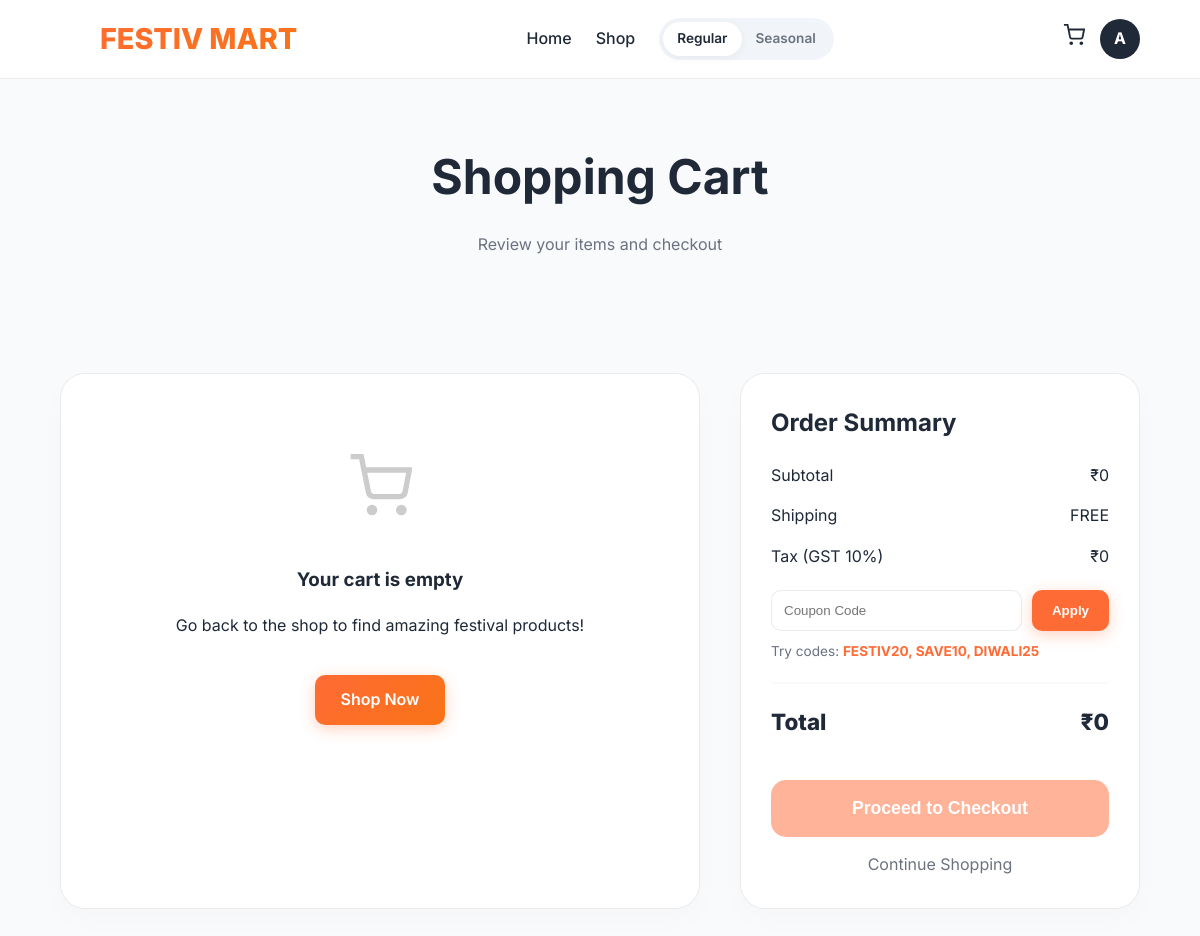
The page /cart/ (signed in) on the database its author committed.
### FestivMartApp/models.py (models this page shows, shortened)
class Cart(models.Model):
    user = models.OneToOneField('auth.User', on_delete=models.CASCADE, related_name='cart', null=True, blank=True)
    session_key = models.CharField(max_length=100, null=True, blank=True)  # For anonymous users
    created_at = models.DateTimeField(auto_now_add=True)
    updated_at = models.DateTimeField(auto_now=True)
    coupon_code = models.CharField(max_length=50, blank=True, null=True)
    discount_percent = models.PositiveIntegerField(default=0)
    @property
    def subtotal(self):
        total = sum(item.line_total for item in self.items.all())
        return total if total else Decimal('0')
    @property
    def discount_amount(self):
        if self.discount_percent > 0:
            return self.subtotal * Decimal(self.discount_percent) / Decimal('100')
        return Decimal('0')
    @property
    def tax_amount(self):
        return (self.subtotal - self.discount_amount) * Decimal('0.10')
    @property
    def shipping_cost(self):
        subtotal = self.subtotal
        if subtotal >= Decimal('1000') or subtotal == Decimal('0'):
            return Decimal('0')
        return Decimal('99')  # Flat shipping rate
    @property
    def total(self):
        return self.subtotal - self.discount_amount + self.tax_amount + self.shipping_cost

### FestivMartApp/views.py (the view)
# urls.py: path('cart/', views.cart, name='cart'),
def cart(request):
    cart_obj = get_or_create_cart(request)
    cart_items = cart_obj.items.select_related('product').all()
    context = {
        'cart': cart_obj,
        'cart_items': cart_items,
    }
    return render(request, 'FestivMartApp/cart.html', context)

### FestivMartApp/views.py (called while the page is built)
def get_or_create_cart(request):
    if request.user.is_authenticated:
        cart, created = Cart.objects.get_or_create(user=request.user)
    else:
        if not request.session.session_key:
            request.session.create()
        session_key = request.session.session_key
        cart, created = Cart.objects.get_or_create(session_key=session_key, user=None)
    return cart

### FestivMartApp/templates/FestivMartApp/cart.html (shortened to what this page needs)
{% load static %}
<!DOCTYPE html>
<html lang="en">
<head>
    <link href="{% static 'css/style.css' %}" rel="stylesheet">
</head>
<body>
    <nav class="navbar">
        <a href="{% url 'home' %}" class="logo">
            <svg width="24" height="24" viewBox="0 0 24 24" fill="currentColor">
                <path d="M12 2L4 7v10l8 5 8-5V7l-8-5z" />
            </svg>
            FESTIV MART
        </a>
        <ul class="nav-menu">
            <li><a href="{% url 'home' %}" class="nav-link">Home</a></li>
            <li><a href="{% url 'shop' %}" class="nav-link">Shop</a></li>
            <li class="mode-switch">
                <a href="{% url 'home' %}" class="active">Regular</a>
                <a href="{% url 'seasonal' %}">Seasonal</a>
            </li>
        </ul>
        <div class="nav-actions" style="display: flex; align-items: center; gap: 15px;">
            {% if user.is_authenticated %}
            <a href="{% url 'cart' %}" style="text-decoration: none; color: inherit; position: relative;">
                <svg width="22" height="22" viewBox="0 0 24 24" fill="none" stroke="currentColor" stroke-width="2">
                    <circle cx="9" cy="21" r="1" />
                    <circle cx="20" cy="21" r="1" />
                    <path d="M1 1h4l2.68 13.39a2 2 0 002 1.61h9.72a2 2 0 002-1.61L23 6H6" />
                </svg>
            </a>
            <a href="{% url 'dashboard' %}" class="user-profile">
                <div class="avatar">{{ user.username|first|upper }}</div>
            </a>
            {% else %}
            <a href="{% url 'login' %}" class="btn-outline" style="padding: 6px 12px; font-size: 0.85rem;">Sign In</a>
            {% endif %}
        </div>
    </nav>
    <header style="text-align: center; padding: 60px 0;">
        <h1 style="font-size: 3rem; margin: 0;">Shopping Cart</h1>
        <p style="color: var(--text-muted);">Review your items and checkout</p>
    </header>
    <div class="cart-container">
        <div class="cart-card" id="cart-items-container">
            {% if cart_items %}
            <h2 style="margin-top: 0; margin-bottom: 30px;">
                Cart Items ({{ cart.item_count }} item{{ cart.item_count|pluralize }})
            </h2>
            {% for item in cart_items %}
            <div class="cart-item" data-item-id="{{ item.id }}">
                <div class="item-img" style="background-image: url('{{ item.product.get_image_url }}')"></div>
                <div class="item-info">
                    <h3>{{ item.product.name }}</h3>
                    <p>{{ item.product.category.name|default:"Festive" }}</p>
                    {% if item.product.discount_percent > 0 %}
                    <p style="color: var(--success); font-size: 0.8rem;">{{ item.product.discount_percent }}% OFF</p>
                    {% endif %}
                    <p style="color: var(--primary-orange); font-weight: 700; margin-top: 5px;">
                        ₹{{ item.unit_price|floatformat:0 }}
                    </p>
                </div>
                <div style="display: flex; flex-direction: column; align-items: flex-end; gap: 10px;">
                    <div class="qty-controls">
                        <button class="qty-btn"
                            onclick="updateQuantity({{ item.id }}, {{ item.quantity }} - 1)">-</button>
                        <span style="font-weight: 700;">{{ item.quantity }}</span>
                        <button class="qty-btn"
                            onclick="updateQuantity({{ item.id }}, {{ item.quantity }} + 1)">+</button>
                    </div>
                    <span style="font-weight: 700; font-size: 1.1rem;">₹{{ item.line_total|floatformat:0 }}</span>
                    <button onclick="removeItem({{ item.id }})"
                        style="background: none; border: none; color: #ef4444; font-size: 0.8rem; cursor: pointer;">Remove</button>
                </div>
            </div>
            {% endfor %}
            {% else %}
            <div style="text-align: center; padding: 50px;">
                <svg width="64" height="64" viewBox="0 0 24 24" fill="none" stroke="#ccc" stroke-width="2"
                    style="margin-bottom: 20px;">
                    <circle cx="9" cy="21" r="1" />
                    <circle cx="20" cy="21" r="1" />
                    <path d="M1 1h4l2.68 13.39a2 2 0 0 0 2 1.61h9.72a2 2 0 0 0 2-1.61L23 6H6" />
                </svg>
                <h3>Your cart is empty</h3>
                <p>Go back to the shop to find amazing festival products!</p>
                <a href="{% url 'shop' %}" class="btn-primary"
                    style="display: inline-block; margin-top: 20px; text-decoration: none; padding: 12px 25px; border-radius: 10px;">Shop
                    Now</a>
            </div>
            {% endif %}
        </div>
        <div class="cart-card">
            <h2 style="margin-top: 0;">Order Summary</h2>
            <div class="summary-row">
                <span>Subtotal</span>
                <span id="subtotal">₹{{ cart.subtotal|floatformat:0 }}</span>
            </div>
            <div class="summary-row">
                <span>Shipping</span>
                <span id="shipping">
                    {% if cart.shipping_cost == 0 %}FREE{% else %}₹{{ cart.shipping_cost|floatformat:0 }}{% endif %}
                </span>
            </div>
            <div class="summary-row">
                <span>Tax (GST 10%)</span>
                <span id="tax">₹{{ cart.tax_amount|floatformat:0 }}</span>
            </div>
            <div class="coupon-box">
                <input type="text" id="coupon-code" class="coupon-input" placeholder="Coupon Code"
                    value="{{ cart.coupon_code|default:'' }}">
                <button class="btn-primary" onclick="applyCoupon()"
                    style="padding: 12px 20px; border-radius: 10px; border: none; background: var(--primary-orange); color: white; font-weight: 600; cursor: pointer;">Apply</button>
            </div>
            <p id="offer-msg" style="font-size: 0.85rem; color: var(--text-muted); margin-top: 10px;">Try codes: <strong
                    style="color: var(--primary-orange);">FESTIV20, SAVE10, DIWALI25</strong></p>
            <div class="summary-row total">
                <span>Total</span>
                <span id="total">₹{{ cart.total|floatformat:0 }}</span>
            </div>
            {% if cart_items %}
            <a href="{% url 'checkout' %}" class="btn-checkout"
                style="display: block; text-align: center; text-decoration: none;">Proceed to Checkout</a>
            {% else %}
            <button class="btn-checkout" disabled style="opacity: 0.5; cursor: not-allowed;">Proceed to
                Checkout</button>
            {% endif %}
            <a href="{% url 'shop' %}"
                style="display: block; text-align: center; margin-top: 15px; color: var(--text-muted); text-decoration: none;">Continue
                Shopping</a>
        </div>
    </div>
</body>
</html>

### FestivMartApp/static/css/style.css (style rules this page uses)
:root { --primary-orange: #FF6B35; --primary-purple: #7C3AED; --primary-teal: #14B8A6; --bg-dark: #0F172A; --bg-light: #F8FAFC; --text-main: #1E293B; --text-white: #ffffff; --text-muted: #64748B; --glass-bg: rgba(255, 255, 255, 0.7); --glass-border: rgba(255, 255, 255, 0.5); --glass-shadow: 0 8px 32px 0 rgba(31, 38, 135, 0.1); --gradient-orange: linear-gradient(135deg, #FF6B35 0%, #F97316 100%); --gradient-seasonal: linear-gradient(135deg, #7C3AED 0%, #2DD4BF 100%); }
body { margin: 0; padding: 0; box-sizing: border-box; font-family: 'Outfit', sans-serif; color: var(--text-main); background-color: var(--bg-light); overflow-x: hidden; line-height: 1.6; }
a { text-decoration: none; color: inherit; transition: all 0.3s ease; }
ul { list-style: none; padding: 0; margin: 0; }
.navbar { position: sticky; top: 0; z-index: 1000; padding: 1rem 5%; display: flex; justify-content: space-between; align-items: center; background: rgba(255, 255, 255, 0.85); backdrop-filter: blur(10px); border-bottom: 1px solid rgba(0, 0, 0, 0.05); }
.logo { font-size: 1.8rem; font-weight: 800; background: var(--gradient-orange); -webkit-background-clip: text; -webkit-text-fill-color: transparent; display: flex; align-items: center; gap: 10px; }
.logo svg { width: 32px; height: 32px; fill: url(#logoGradient); }
.nav-menu { display: flex; gap: 2.5rem; align-items: center; }
.nav-link { font-weight: 500; color: var(--text-main); position: relative; }
.nav-link::after { content: ''; position: absolute; width: 0; height: 2px; bottom: -4px; left: 0; background: var(--primary-orange); transition: width 0.3s; }
.nav-actions { display: flex; align-items: center; gap: 1.5rem; }
.btn-primary { background: var(--gradient-orange); color: white; padding: 0.8rem 1.5rem; border-radius: 50px; font-weight: 600; box-shadow: 0 4px 15px rgba(255, 107, 53, 0.3); border: none; cursor: pointer; }
.user-profile { display: flex; align-items: center; gap: 10px; cursor: pointer; position: relative; }
.avatar { width: 40px; height: 40px; border-radius: 50%; background: var(--text-main); color: white; display: flex; align-items: center; justify-content: center; font-weight: 700; }
.mode-switch { background: #f1f5f9; padding: 4px; border-radius: 30px; display: flex; position: relative; }
.mode-switch a { padding: 6px 14px; font-size: 0.85rem; border-radius: 25px; color: var(--text-muted); font-weight: 600; }
.mode-switch a.active { background: white; color: var(--text-main); box-shadow: 0 2px 10px rgba(0, 0, 0, 0.05); }

### FestivMartApp/templates/FestivMartApp/cart.html (style rules this page uses)
:root { --primary-orange: #FF6B35; --primary-dark: #F97316; --text-main: #1f2937; --text-muted: #6b7280; --bg-light: #f9fafb; --white: #ffffff; --border: rgba(0, 0, 0, 0.08); --success: #10B981; }
body { margin: 0; font-family: 'Inter', system-ui, -apple-system, sans-serif; background-color: var(--bg-light); color: var(--text-main); }
.cart-container { max-width: 1200px; margin: 40px auto; padding: 0 5%; display: grid; grid-template-columns: 1fr; gap: 40px; }
@media (min-width: 1024px) { .cart-container { grid-template-columns: 1fr 400px; } }
.cart-card { background: var(--white); border-radius: 25px; padding: 30px; border: 1px solid var(--border); box-shadow: 0 10px 30px rgba(0, 0, 0, 0.02); }
.summary-row { display: flex; justify-content: space-between; margin-bottom: 15px; font-size: 1rem; }
.summary-row.total { margin-top: 20px; padding-top: 20px; border-top: 2px solid var(--bg-light); font-weight: 800; font-size: 1.4rem; }
.coupon-box { display: flex; gap: 10px; margin-top: 20px; }
.coupon-input { flex-grow: 1; padding: 12px; border: 1px solid var(--border); border-radius: 10px; outline: none; }
.btn-checkout { width: 100%; background: var(--primary-orange); color: white; border: none; padding: 18px; border-radius: 15px; font-weight: 700; font-size: 1.1rem; margin-top: 25px; cursor: pointer; transition: transform 0.2s; }
.navbar { display: flex; justify-content: space-between; align-items: center; padding: 1rem 5%; background: var(--white); border-bottom: 1px solid var(--border); position: sticky; top: 0; z-index: 1000; }
.logo { display: flex; align-items: center; gap: 8px; font-weight: 800; text-decoration: none; color: var(--primary-orange); }
.nav-menu { display: flex; list-style: none; gap: 24px; margin: 0; padding: 0; }
.nav-link { text-decoration: none; color: var(--text-main); font-weight: 500; }

### rows shown on the page
Cart: subtotal "0", tax_amount "0", total "0"

### other values the page prints
{{ user.username|first|upper }} "A"
